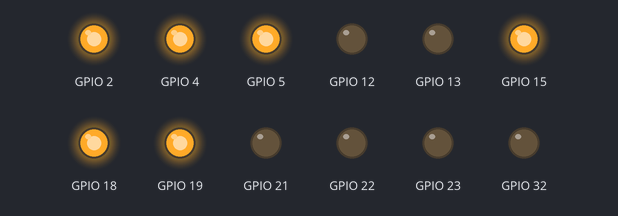
Bench run of a sketch on a simulated ESP32. Shown: output pins drawn as LEDs (lit = HIGH).

Above: at 0.15 s.
At 99.65 s:
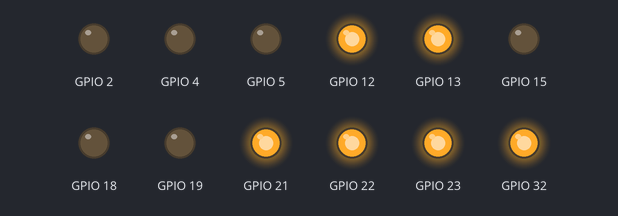
Timing chart, 0 to 100.0 s (numbered marks = the images above):
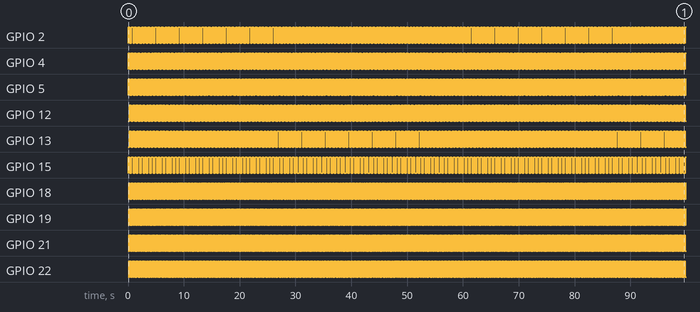

Measured:
- by itself, GPIO 2: repeats every 0.60 s: LOW 0.25 s, HIGH 0.05 s, LOW 0.03 s, HIGH 0.28 s
- by itself, GPIO 4: repeats every 0.60 s: LOW 0.23 s, HIGH 0.08 s, LOW 0.05 s, HIGH 0.25 s
- by itself, GPIO 5: repeats every 0.60 s: LOW 0.20 s, HIGH 0.10 s, LOW 0.08 s, HIGH 0.23 s
- by itself, GPIO 12: repeats every 0.60 s: LOW 0.05 s, HIGH 0.25 s, LOW 0.23 s, HIGH 0.08 s
- by itself, GPIO 13: repeats every 0.60 s: LOW 0.03 s, HIGH 0.28 s, LOW 0.25 s, HIGH 0.05 s
- by itself, GPIO 15, GPIO 32: alternates HIGH for 0.33 s and LOW for 0.28 s
- by itself, GPIO 18: repeats every 0.60 s: LOW 0.18 s, HIGH 0.13 s, LOW 0.10 s, HIGH 0.20 s
- by itself, GPIO 19, GPIO 21: alternates HIGH for 0.16 s and LOW for 0.14 s

The sketch:

LED_forward_backward.ino
```cpp
int closetime = 1000;
int delaytime = 25;
void setup() {
  Serial.begin(9600);

  pinMode(2, OUTPUT);
  pinMode(4, OUTPUT);
  pinMode(5, OUTPUT);
  pinMode(15, OUTPUT);
  pinMode(18, OUTPUT);
  pinMode(19, OUTPUT);
  pinMode(21, OUTPUT);
  pinMode(22, OUTPUT);
  pinMode(23, OUTPUT);
  pinMode(32, OUTPUT);
  pinMode(12, OUTPUT);
  pinMode(13, OUTPUT);

  digitalWrite(2, LOW);
  digitalWrite(4, LOW);
  digitalWrite(5, LOW);
  digitalWrite(15, LOW);
  digitalWrite(18, LOW);
  digitalWrite(19, LOW);
  digitalWrite(21, LOW);
  digitalWrite(22, LOW);
  digitalWrite(23, LOW);
  digitalWrite(32, LOW);
  digitalWrite(13, LOW);
  digitalWrite(12, LOW);
}

void loop() {
  _Forward();
  digitalWrite(2, LOW);
  digitalWrite(4, LOW);
  digitalWrite(5, LOW);
  digitalWrite(15, LOW);
  digitalWrite(18, LOW);
  digitalWrite(19, LOW);
  digitalWrite(21, LOW);
  digitalWrite(22, LOW);
  digitalWrite(23, LOW);
  digitalWrite(32, LOW);
  digitalWrite(13, LOW);
  digitalWrite(12, LOW);
  _Backward();
   digitalWrite(2, LOW);
  digitalWrite(4, LOW);
  digitalWrite(5, LOW);
  digitalWrite(15, LOW);
  digitalWrite(18, LOW);
  digitalWrite(19, LOW);
  digitalWrite(21, LOW);
  digitalWrite(22, LOW);
  digitalWrite(23, LOW);
  digitalWrite(32, LOW);
  digitalWrite(13, LOW);
  digitalWrite(12, LOW);
  delay(1);

}

void _Forward() {
  digitalWrite(15, HIGH);
  delay(delaytime);
  digitalWrite(2, HIGH);
  delay(delaytime);
  digitalWrite(4, HIGH);
  delay(delaytime);
  digitalWrite(5, HIGH);
  delay(delaytime);
  digitalWrite(18, HIGH);
  delay(delaytime);
  digitalWrite(19, HIGH);
  delay(delaytime);
  digitalWrite(21, HIGH);
  delay(delaytime);
  digitalWrite(22, HIGH);
  delay(delaytime);
  digitalWrite(23, HIGH);
  delay(delaytime);
  digitalWrite(12, HIGH);
  delay(delaytime);
  digitalWrite(13, HIGH);
  delay(delaytime);
  digitalWrite(32, HIGH);
  delay(delaytime);
}

void _Backward() {
  digitalWrite(32, HIGH);
  delay(delaytime);
  digitalWrite(13, HIGH);
  delay(delaytime);
  digitalWrite(12, HIGH);
  delay(delaytime);
  digitalWrite(23, HIGH);
  delay(delaytime);
  digitalWrite(22, HIGH);
  delay(delaytime);
  digitalWrite(21, HIGH);
  delay(delaytime);
  digitalWrite(19, HIGH);
  delay(delaytime);
  digitalWrite(18, HIGH);
  delay(delaytime);
  digitalWrite(5, HIGH);
  delay(delaytime);
  digitalWrite(4, HIGH);
  delay(delaytime);
  digitalWrite(2, HIGH);
  delay(delaytime);
  digitalWrite(15, HIGH);
  delay(delaytime);
}
```
